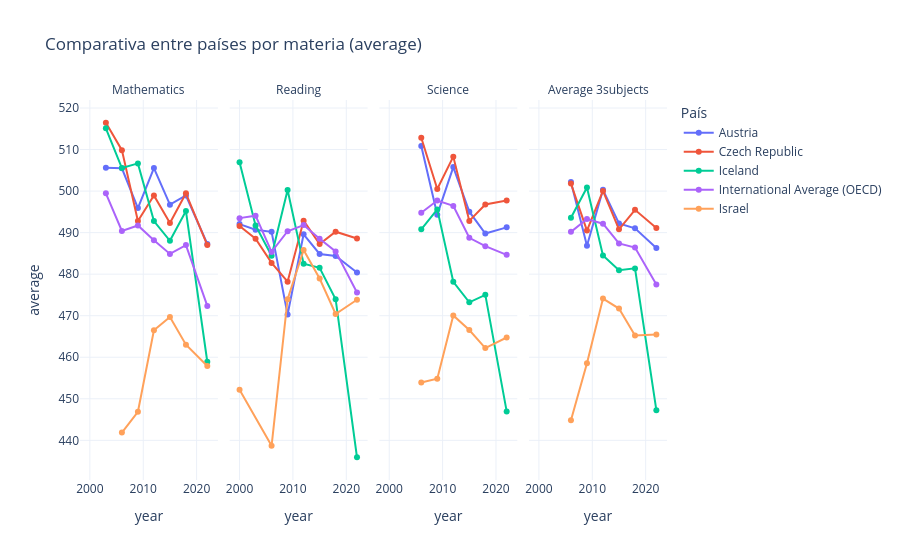

Notebook code for this chart:
### Code cell
paises_al_azar = random.sample(PAISES_OCDE, 4) + [MEDIA_OCDE]   # con la semilla de establecer_semilla()
plot_comparar_paises_todas_materias(resultados_ocde, paises_al_azar).show()

### Figure 1 — Plotly figure (JSON) as saved in the notebook; plotly's stock layout.template omitted (floating-point values rounded to 4 significant figures)
{"data": [{"hovertemplate": "country=Austria<br>subject=mathematics<br>year=%{x}<br>average=%{y}<extra></extra>", "legendgroup": "Austria", "line": {"color": "#636EFA", "dash": "solid"}, "marker": {"symbol": "circle"}, "mode": "lines+markers", "name": "Austria", "orientation": "v", "showlegend": true, "type": "scatter", "x": [2003, 2006, 2009, 2012, 2015, 2018, 2022], "xaxis": "x", "y": [505.6, 505.5, 495.9, 505.5, 496.7, 498.9, 487.3], "yaxis": "y"}, {"hovertemplate": "country=Czech Republic<br>subject=mathematics<br>year=%{x}<br>average=%{y}<extra></extra>", "legendgroup": "Czech Republic", "line": {"color": "#EF553B", "dash": "solid"}, "marker": {"symbol": "circle"}, "mode": "lines+markers", "name": "Czech Republic", "orientation": "v", "showlegend": true, "type": "scatter", "x": [2003, 2006, 2009, 2012, 2015, 2018, 2022], "xaxis": "x", "y": [516.5, 509.9, 492.8, 499.0, 492.3, 499.5, 487.0], "yaxis": "y"}, {"hovertemplate": "country=Iceland<br>subject=mathematics<br>year=%{x}<br>average=%{y}<extra></extra>", "legendgroup": "Iceland", "line": {"color": "#00CC96", "dash": "solid"}, "marker": {"symbol": "circle"}, "mode": "lines+markers", "name": "Iceland", "orientation": "v", "showlegend": true, "type": "scatter", "x": [2003, 2006, 2009, 2012, 2015, 2018, 2022], "xaxis": "x", "y": [515.1, 505.5, 506.7, 492.8, 488.0, 495.2, 458.9], "yaxis": "y"}, {"hovertemplate": "country=International Average (OECD)<br>subject=mathematics<br>year=%{x}<br>average=%{y}<extra></extra>", "legendgroup": "International Average (OECD)", "line": {"color": "#AB63FA", "dash": "solid"}, "marker": {"symbol": "circle"}, "mode": "lines+markers", "name": "International Average (OECD)", "orientation": "v", "showlegend": true, "type": "scatter", "x": [2003, 2006, 2009, 2012, 2015, 2018, 2022], "xaxis": "x", "y": [499.5, 490.4, 491.7, 488.2, 484.9, 487.0, 472.4], "yaxis": "y"}, {"hovertemplate": "country=Israel<br>subject=mathematics<br>year=%{x}<br>average=%{y}<extra></extra>", "legendgroup": "Israel", "line": {"color": "#FFA15A", "dash": "solid"}, "marker": {"symbol": "circle"}, "mode": "lines+markers", "name": "Israel", "orientation": "v", "showlegend": true, "type": "scatter", "x": [2006, 2009, 2012, 2015, 2018, 2022], "xaxis": "x", "y": [441.9, 446.9, 466.5, 469.7, 463.0, 457.9], "yaxis": "y"}, {"hovertemplate": "country=Austria<br>subject=reading<br>year=%{x}<br>average=%{y}<extra></extra>", "legendgroup": "Austria", "line": {"color": "#636EFA", "dash": "solid"}, "marker": {"symbol": "circle"}, "mode": "lines+markers", "name": "Austria", "orientation": "v", "showlegend": false, "type": "scatter", "x": [2000, 2003, 2006, 2009, 2012, 2015, 2018, 2022], "xaxis": "x2", "y": [492.1, 490.7, 490.2, 470.3, 489.6, 484.9, 484.4, 480.4], "yaxis": "y2"}, {"hovertemplate": "country=Czech Republic<br>subject=reading<br>year=%{x}<br>average=%{y}<extra></extra>", "legendgroup": "Czech Republic", "line": {"color": "#EF553B", "dash": "solid"}, "marker": {"symbol": "circle"}, "mode": "lines+markers", "name": "Czech Republic", "orientation": "v", "showlegend": false, "type": "scatter", "x": [2000, 2003, 2006, 2009, 2012, 2015, 2018, 2022], "xaxis": "x2", "y": [491.6, 488.5, 482.7, 478.2, 492.9, 487.3, 490.2, 488.6], "yaxis": "y2"}, {"hovertemplate": "country=Iceland<br>subject=reading<br>year=%{x}<br>average=%{y}<extra></extra>", "legendgroup": "Iceland", "line": {"color": "#00CC96", "dash": "solid"}, "marker": {"symbol": "circle"}, "mode": "lines+markers", "name": "Iceland", "orientation": "v", "showlegend": false, "type": "scatter", "x": [2000, 2003, 2006, 2009, 2012, 2015, 2018, 2022], "xaxis": "x2", "y": [506.9, 491.7, 484.4, 500.3, 482.5, 481.5, 474.0, 435.9], "yaxis": "y2"}, {"hovertemplate": "country=International Average (OECD)<br>subject=reading<br>year=%{x}<br>average=%{y}<extra></extra>", "legendgroup": "International Average (OECD)", "line": {"color": "#AB63FA", "dash": "solid"}, "marker": {"symbol": "circle"}, "mode": "lines+markers", "name": "International Average (OECD)", "orientation": "v", "showlegend": false, "type": "scatter", "x": [2000, 2003, 2006, 2009, 2012, 2015, 2018, 2022], "xaxis": "x2", "y": [493.5, 494.1, 485.4, 490.3, 491.8, 488.5, 485.5, 475.6], "yaxis": "y2"}, {"hovertemplate": "country=Israel<br>subject=reading<br>year=%{x}<br>average=%{y}<extra></extra>", "legendgroup": "Israel", "line": {"color": "#FFA15A", "dash": "solid"}, "marker": {"symbol": "circle"}, "mode": "lines+markers", "name": "Israel", "orientation": "v", "showlegend": false, "type": "scatter", "x": [2000, 2006, 2009, 2012, 2015, 2018, 2022], "xaxis": "x2", "y": [452.2, 438.7, 474.0, 485.8, 479.0, 470.4, 473.8], "yaxis": "y2"}, {"hovertemplate": "country=Austria<br>subject=science<br>year=%{x}<br>average=%{y}<extra></extra>", "legendgroup": "Austria", "line": {"color": "#636EFA", "dash": "solid"}, "marker": {"symbol": "circle"}, "mode": "lines+markers", "name": "Austria", "orientation": "v", "showlegend": false, "type": "scatter", "x": [2006, 2009, 2012, 2015, 2018, 2022], "xaxis": "x3", "y": [510.8, 494.3, 505.8, 495.0, 489.8, 491.3], "yaxis": "y3"}, {"hovertemplate": "country=Czech Republic<br>subject=science<br>year=%{x}<br>average=%{y}<extra></extra>", "legendgroup": "Czech Republic", "line": {"color": "#EF553B", "dash": "solid"}, "marker": {"symbol": "circle"}, "mode": "lines+markers", "name": "Czech Republic", "orientation": "v", "showlegend": false, "type": "scatter", "x": [2006, 2009, 2012, 2015, 2018, 2022], "xaxis": "x3", "y": [512.9, 500.5, 508.3, 492.8, 496.8, 497.7], "yaxis": "y3"}, {"hovertemplate": "country=Iceland<br>subject=science<br>year=%{x}<br>average=%{y}<extra></extra>", "legendgroup": "Iceland", "line": {"color": "#00CC96", "dash": "solid"}, "marker": {"symbol": "circle"}, "mode": "lines+markers", "name": "Iceland", "orientation": "v", "showlegend": false, "type": "scatter", "x": [2006, 2009, 2012, 2015, 2018, 2022], "xaxis": "x3", "y": [490.8, 495.6, 478.2, 473.2, 475.0, 447.0], "yaxis": "y3"}, {"hovertemplate": "country=International Average (OECD)<br>subject=science<br>year=%{x}<br>average=%{y}<extra></extra>", "legendgroup": "International Average (OECD)", "line": {"color": "#AB63FA", "dash": "solid"}, "marker": {"symbol": "circle"}, "mode": "lines+markers", "name": "International Average (OECD)", "orientation": "v", "showlegend": false, "type": "scatter", "x": [2006, 2009, 2012, 2015, 2018, 2022], "xaxis": "x3", "y": [494.8, 497.7, 496.4, 488.8, 486.7, 484.6], "yaxis": "y3"}, {"hovertemplate": "country=Israel<br>subject=science<br>year=%{x}<br>average=%{y}<extra></extra>", "legendgroup": "Israel", "line": {"color": "#FFA15A", "dash": "solid"}, "marker": {"symbol": "circle"}, "mode": "lines+markers", "name": "Israel", "orientation": "v", "showlegend": false, "type": "scatter", "x": [2006, 2009, 2012, 2015, 2018, 2022], "xaxis": "x3", "y": [453.9, 454.9, 470.1, 466.6, 462.2, 464.8], "yaxis": "y3"}, {"hovertemplate": "country=Austria<br>subject=average_3subjects<br>year=%{x}<br>average=%{y}<extra></extra>", "legendgroup": "Austria", "line": {"color": "#636EFA", "dash": "solid"}, "marker": {"symbol": "circle"}, "mode": "lines+markers", "name": "Austria", "orientation": "v", "showlegend": false, "type": "scatter", "x": [2006, 2009, 2012, 2015, 2018, 2022], "xaxis": "x4", "y": [502.2, 486.8, 500.3, 492.2, 491.0, 486.3], "yaxis": "y4"}, {"hovertemplate": "country=Czech Republic<br>subject=average_3subjects<br>year=%{x}<br>average=%{y}<extra></extra>", "legendgroup": "Czech Republic", "line": {"color": "#EF553B", "dash": "solid"}, "marker": {"symbol": "circle"}, "mode": "lines+markers", "name": "Czech Republic", "orientation": "v", "showlegend": false, "type": "scatter", "x": [2006, 2009, 2012, 2015, 2018, 2022], "xaxis": "x4", "y": [501.8, 490.5, 500.0, 490.8, 495.5, 491.1], "yaxis": "y4"}, {"hovertemplate": "country=Iceland<br>subject=average_3subjects<br>year=%{x}<br>average=%{y}<extra></extra>", "legendgroup": "Iceland", "line": {"color": "#00CC96", "dash": "solid"}, "marker": {"symbol": "circle"}, "mode": "lines+markers", "name": "Iceland", "orientation": "v", "showlegend": false, "type": "scatter", "x": [2006, 2009, 2012, 2015, 2018, 2022], "xaxis": "x4", "y": [493.6, 500.9, 484.5, 480.9, 481.4, 447.3], "yaxis": "y4"}, {"hovertemplate": "country=International Average (OECD)<br>subject=average_3subjects<br>year=%{x}<br>average=%{y}<extra></extra>", "legendgroup": "International Average (OECD)", "line": {"color": "#AB63FA", "dash": "solid"}, "marker": {"symbol": "circle"}, "mode": "lines+markers", "name": "International Average (OECD)", "orientation": "v", "showlegend": false, "type": "scatter", "x": [2006, 2009, 2012, 2015, 2018, 2022], "xaxis": "x4", "y": [490.2, 493.3, 492.1, 487.4, 486.4, 477.5], "yaxis": "y4"}, {"hovertemplate": "country=Israel<br>subject=average_3subjects<br>year=%{x}<br>average=%{y}<extra></extra>", "legendgroup": "Israel", "line": {"color": "#FFA15A", "dash": "solid"}, "marker": {"symbol": "circle"}, "mode": "lines+markers", "name": "Israel", "orientation": "v", "showlegend": false, "type": "scatter", "x": [2006, 2009, 2012, 2015, 2018, 2022], "xaxis": "x4", "y": [444.8, 458.6, 474.1, 471.7, 465.2, 465.5], "yaxis": "y4"}], "layout": {"annotations": [{"font": {}, "showarrow": false, "text": "Mathematics", "x": 0.1175, "xanchor": "center", "xref": "paper", "y": 1.0, "yanchor": "bottom", "yref": "paper"}, {"font": {}, "showarrow": false, "text": "Reading", "x": 0.3725, "xanchor": "center", "xref": "paper", "y": 1.0, "yanchor": "bottom", "yref": "paper"}, {"font": {}, "showarrow": false, "text": "Science", "x": 0.6275, "xanchor": "center", "xref": "paper", "y": 1.0, "yanchor": "bottom", "yref": "paper"}, {"font": {}, "showarrow": false, "text": "Average 3subjects", "x": 0.8825, "xanchor": "center", "xref": "paper", "y": 1.0, "yanchor": "bottom", "yref": "paper"}], "hovermode": "x unified", "legend": {"title": {"text": "País"}, "tracegroupgap": 0}, "title": {"text": "Comparativa entre países por materia (average)"}, "xaxis": {"anchor": "y", "domain": [0.0, 0.235], "title": {"text": "year"}}, "xaxis2": {"anchor": "y2", "domain": [0.255, 0.49], "matches": "x", "title": {"text": "year"}}, "xaxis3": {"anchor": "y3", "domain": [0.51, 0.745], "matches": "x", "title": {"text": "year"}}, "xaxis4": {"anchor": "y4", "domain": [0.765, 1.0], "matches": "x", "title": {"text": "year"}}, "yaxis": {"anchor": "x", "domain": [0.0, 1.0], "title": {"text": "average"}}, "yaxis2": {"anchor": "x2", "domain": [0.0, 1.0], "matches": "y", "showticklabels": false}, "yaxis3": {"anchor": "x3", "domain": [0.0, 1.0], "matches": "y", "showticklabels": false}, "yaxis4": {"anchor": "x4", "domain": [0.0, 1.0], "matches": "y", "showticklabels": false}}}
